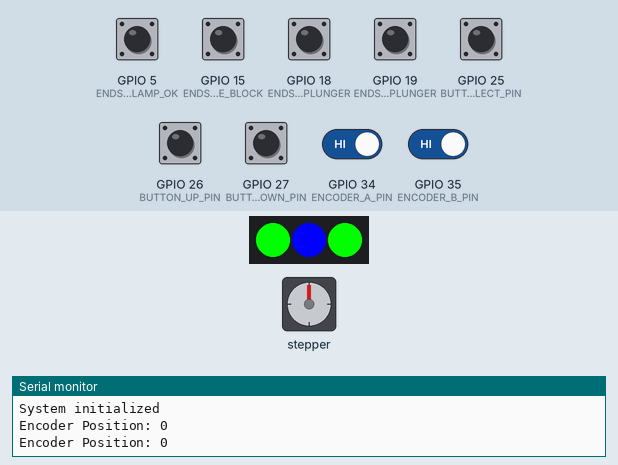
Simulated run of this program. Board: ESP32. On the bench: 3 RGB LEDs in strip order, left to right, stepper motor, the last lines printed to the serial monitor. The test bench sets the inputs (shaded band); at power-on: GPIO 5 (ENDSTOP_BARREL_CLAMP_OK), GPIO 15 (ENDSTOP_NOZZLE_BLOCK), GPIO 18 (ENDSTOP_BOTTOM_PLUNGER), GPIO 19 (ENDSTOP_TOP_PLUNGER), GPIO 25 (BUTTON_SELECT_PIN), GPIO 26 (BUTTON_UP_PIN), GPIO 27 (BUTTON_DOWN_PIN), GPIO 34 (ENCODER_A_PIN), GPIO 35 (ENCODER_B_PIN) HIGH. Stepper angles assume 200 steps per turn.

Above: at 1.2 s.
1.3 s: GPIO 25 (BUTTON_SELECT_PIN) pulled LOW for 0.15 s
At 2.4 s:
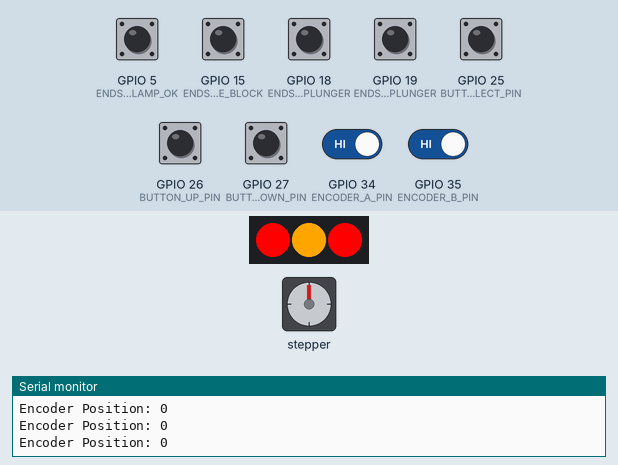
2.9 s: GPIO 26 (BUTTON_UP_PIN) pulled LOW for 1 s
At 3.35 s:
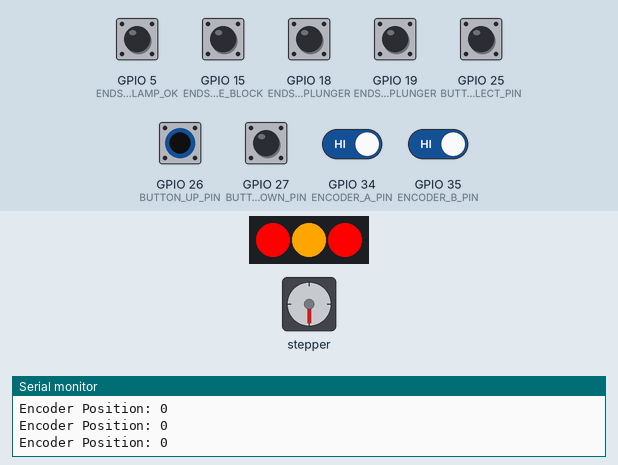
5.4 s: GPIO 27 (BUTTON_DOWN_PIN) pulled LOW for 0.15 s
At 6.3 s:
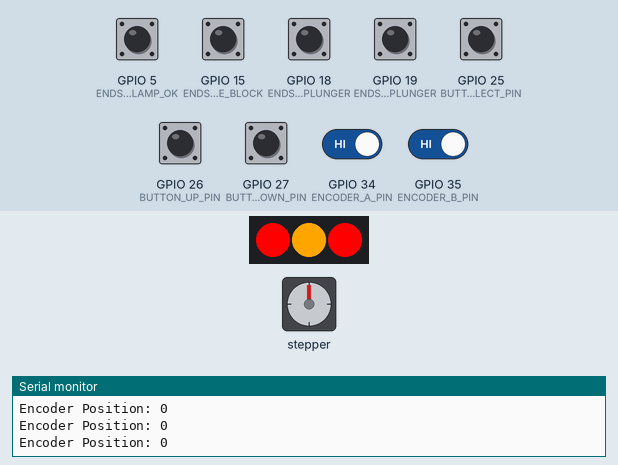
Timing chart, 0 to 8.4 s (numbered marks = the images above; inputs shaded):
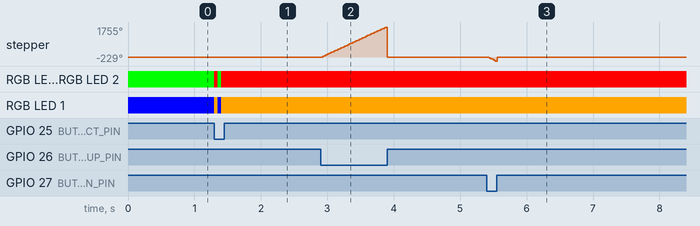

Measured:
- after the input at 1.3 s, RGB LED 0, RGB LED 2: RGB(0, 255, 0) → RGB(255, 0, 0) at once, → RGB(0, 255, 0) 0.05 s later, → RGB(255, 0, 0) 0.05 s later; RGB LED 1: RGB(0, 0, 255) → RGB(255, 165, 0) at once, → RGB(0, 0, 255) 0.05 s later, → RGB(255, 165, 0) 0.05 s later
- after the input at 2.9 s, stepper: turns 1755° clockwise in 0.97 s, then 1755° counter-clockwise in 0.00 s
- after the input at 5.4 s, stepper: turns 229° counter-clockwise in 0.12 s, then 229° clockwise in 0.00 s

The program:

main.cpp
```cpp
#include <Arduino.h>
#include "globals.h"
#include "motor.h"
#include "leds.h"
#include "buttons.h"
#include "encoder.h"
#include "endstops.h"

// State variables
OperationMode currentMode = CONTINUOUS_MOVE;

void setup() {
    Serial.begin(115200);
    initMotor();
    initLEDs();
    initButtons();
    initEncoder();
    initEndstops();

    Serial.println("System initialized");
    setModeLEDs(currentMode);
}

void loop() {
    handleButtons(currentMode);
    checkEndstops(currentMode);

    // Periodically report encoder position
    static unsigned long lastReport = 0;
    if (millis() - lastReport > 500) { // Report every 500ms
        Serial.print("Encoder Position: ");
        Serial.println(getEncoderPosition());
        lastReport = millis();
    }
}
```

buttons.h
```cpp
#ifndef BUTTONS_H
#define BUTTONS_H

#include "globals.h"

void initButtons();
void handleButtons(OperationMode& mode);

#endif
```

encoder.h
```cpp
#ifndef ENCODER_H
#define ENCODER_H

#include <Arduino.h>

void initEncoder();
int32_t getEncoderPosition();
void resetEncoderPosition();

#endif
```

endstops.h
```cpp
#ifndef ENDSTOPS_H
#define ENDSTOPS_H

#include "globals.h"

void initEndstops();
void checkEndstops(OperationMode mode);

#endif
```

globals.h
```cpp
#ifndef GLOBALS_H
#define GLOBALS_H

// Pin definitions
#define UART_TX_ESP32 17
#define UART_RX_ESP32 16
#define ENCODER_A_PIN 34
#define ENCODER_B_PIN 35
#define STEPPER_STEP_PIN 23
#define STEPPER_DIR_PIN 22
#define ENDSTOP_TOP_PLUNGER 19
#define ENDSTOP_BOTTOM_PLUNGER 18
#define ENDSTOP_BARREL_CLAMP_OK 5
#define ENDSTOP_NOZZLE_BLOCK 15
#define TEMP_NOZZLE_VSPI_MISO_DO 12
#define TEMP_NOZZLE_VSPI_MOSI_CS 13
#define TEMP_NOZZLE_VSPI_SCK_CLK 14
#define BUTTON_SELECT_PIN 25
#define BUTTON_UP_PIN 26
#define BUTTON_DOWN_PIN 27
#define WS2812B_BUTTON_LEDS 33
#define WS2812B_RING_LEDS 32
#define EMERGENCY_STOP 0

// Other parameters
#define MOTOR_MAX_SPEED 1000 // Adjust as per motor specs
#define MOTOR_ACCELERATION 20000
#define DEBOUNCE_TIME 50 // ms for button debounce

// Modes
enum OperationMode { CONTINUOUS_MOVE, ENDSTOP_MOVE };

#endif
```

leds.h
```cpp
#ifndef LEDS_H
#define LEDS_H

#include "globals.h"

void initLEDs();
void setModeLEDs(OperationMode mode);

#endif
```

motor.h
```cpp
#ifndef MOTOR_H
#define MOTOR_H

void initMotor();
void moveMotor(bool forward);
void stopMotor();

#endif
```

buttons.cpp
```cpp
#include <Arduino.h>
#include "buttons.h"
#include "globals.h"
#include "leds.h"
#include "motor.h"

unsigned long lastDebounceTime = 0;

void initButtons() {
    pinMode(BUTTON_SELECT_PIN, INPUT_PULLUP);
    pinMode(BUTTON_UP_PIN, INPUT_PULLUP);
    pinMode(BUTTON_DOWN_PIN, INPUT_PULLUP);
}

void handleButtons(OperationMode& mode) {
    if (millis() - lastDebounceTime > DEBOUNCE_TIME) {
        if (digitalRead(BUTTON_SELECT_PIN) == LOW) {
            mode = (mode == CONTINUOUS_MOVE) ? ENDSTOP_MOVE : CONTINUOUS_MOVE;
            setModeLEDs(mode);
            lastDebounceTime = millis();
        }

        if (digitalRead(BUTTON_UP_PIN) == LOW) {
            moveMotor(true);
        } else if (digitalRead(BUTTON_DOWN_PIN) == LOW) {
            moveMotor(false);
        } else {
            stopMotor();
        }
    }
}
```

encoder.cpp
```cpp
#include "encoder.h"
#include "globals.h"

volatile int32_t encoderPosition = 0;
bool lastEncoderAState = false;
bool lastEncoderBState = false;

void IRAM_ATTR handleEncoderInterruptA() {
    bool encoderAState = digitalRead(ENCODER_A_PIN);
    bool encoderBState = digitalRead(ENCODER_B_PIN);
    if (encoderAState != lastEncoderAState) {
        encoderPosition += (encoderAState == encoderBState) ? 1 : -1;
        lastEncoderAState = encoderAState;
    }
}

void IRAM_ATTR handleEncoderInterruptB() {
    bool encoderAState = digitalRead(ENCODER_A_PIN);
    bool encoderBState = digitalRead(ENCODER_B_PIN);
    if (encoderBState != lastEncoderBState) {
        encoderPosition += (encoderBState != encoderAState) ? 1 : -1;
        lastEncoderBState = encoderBState;
    }
}

void initEncoder() {
    pinMode(ENCODER_A_PIN, INPUT_PULLUP);
    pinMode(ENCODER_B_PIN, INPUT_PULLUP);

    attachInterrupt(digitalPinToInterrupt(ENCODER_A_PIN), handleEncoderInterruptA, CHANGE);
    attachInterrupt(digitalPinToInterrupt(ENCODER_B_PIN), handleEncoderInterruptB, CHANGE);
}

int32_t getEncoderPosition() {
    return encoderPosition;
}

void resetEncoderPosition() {
    encoderPosition = 0;
}
```

endstops.cpp
```cpp
#include "endstops.h"
#include "globals.h"
#include "motor.h"
#include "encoder.h"

void initEndstops() {
    pinMode(ENDSTOP_TOP_PLUNGER, INPUT_PULLUP);
    pinMode(ENDSTOP_BOTTOM_PLUNGER, INPUT_PULLUP);
    pinMode(ENDSTOP_BARREL_CLAMP_OK, INPUT_PULLUP);
    pinMode(ENDSTOP_NOZZLE_BLOCK, INPUT_PULLUP);
}

void checkEndstops(OperationMode mode) {
    if (digitalRead(ENDSTOP_TOP_PLUNGER) == LOW) {
        stopMotor();
        resetEncoderPosition();
        Serial.println("Top Endstop reached, Encoder reset.");
    } else if (digitalRead(ENDSTOP_BOTTOM_PLUNGER) == LOW) {
        stopMotor();
        Serial.println("Bottom Endstop reached.");
    } else if (mode == ENDSTOP_MOVE) {
        if (digitalRead(ENDSTOP_BARREL_CLAMP_OK) == LOW) {
            stopMotor();
            Serial.println("Barrel Clamp Endstop triggered.");
        }
        if (digitalRead(ENDSTOP_NOZZLE_BLOCK) == LOW) {
            stopMotor();
            Serial.println("Nozzle Block Endstop triggered.");
        }
    }
}
```

leds.cpp
```cpp
#include "leds.h"
#include <Adafruit_NeoPixel.h>
#include "globals.h"

Adafruit_NeoPixel buttonLEDs(3, WS2812B_BUTTON_LEDS, NEO_GRB + NEO_KHZ800);

void initLEDs() {
    buttonLEDs.begin();
    buttonLEDs.show();
}

void setModeLEDs(OperationMode mode) {
    if (mode == CONTINUOUS_MOVE) {
        buttonLEDs.setPixelColor(0, buttonLEDs.Color(0, 255, 0)); // Up button green
        buttonLEDs.setPixelColor(1, buttonLEDs.Color(0, 0, 255)); // Select button blue
        buttonLEDs.setPixelColor(2, buttonLEDs.Color(0, 255, 0)); // Down button green
    } else {
        buttonLEDs.setPixelColor(0, buttonLEDs.Color(255, 0, 0)); // Up button red
        buttonLEDs.setPixelColor(1, buttonLEDs.Color(255, 165, 0)); // Select button orange
        buttonLEDs.setPixelColor(2, buttonLEDs.Color(255, 0, 0)); // Down button red
    }
    buttonLEDs.show();
}
```

motor.cpp
```cpp
#include "motor.h"
#include "globals.h"
#include <FastAccelStepper.h>

FastAccelStepperEngine engine;
FastAccelStepper* stepper = nullptr;

void initMotor() {
    engine.init();
    stepper = engine.stepperConnectToPin(STEPPER_STEP_PIN);
    if (stepper) {
        stepper->setDirectionPin(STEPPER_DIR_PIN);
        stepper->setSpeedInHz(MOTOR_MAX_SPEED);
        stepper->setAcceleration(MOTOR_ACCELERATION);
    }
}

void moveMotor(bool forward) {
    if (stepper) {
        stepper->move(forward ? INT32_MAX : -INT32_MAX);
    }
}

void stopMotor() {
    if (stepper) {
        stepper->forceStopAndNewPosition(0);
    }
}
```
